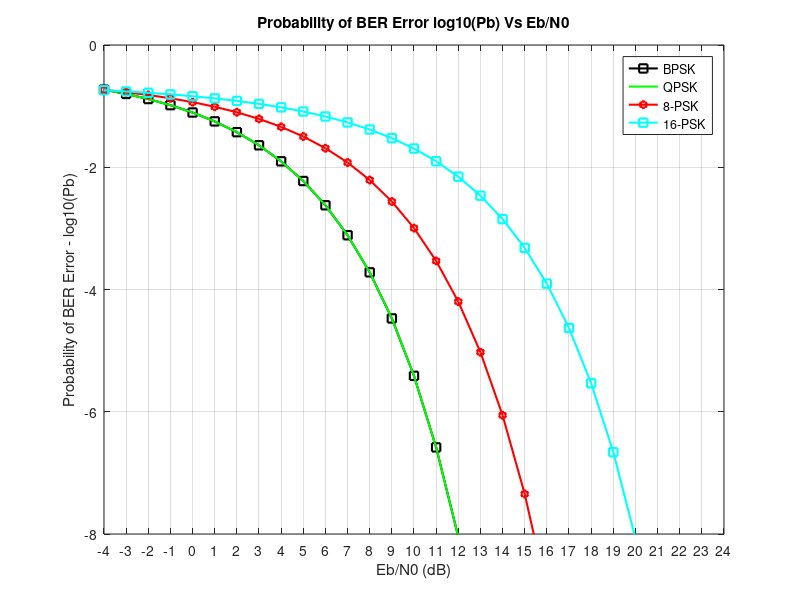

MATLAB code for this plot:
% performance comparison of BPSK, QPSK, 8-PSK and 16-PSK
clc;
close all;

SNRdB=-4:1:24;                                      % SNRdB ranging from -4 to 24
SNR=10.^(SNRdB/10);
colors={'k-s','g','r-h','c-s'};
index=1;                                            % for keeping track of colors
 
% BPSK
BPSK = 0.5*erfc(sqrt(SNR));                                    % BPSK formula using matlab error function erfc for AWGN channel
plotHandle=plot(SNRdB,log10(BPSK),char(colors(index)));        % define plotHandle
set(plotHandle,'LineWidth',1.5);
hold on;
 
index=index+1;
 
% M-PSK
m=2:1:4;                                            % m = [2 3 4]
M=2.^m;                                             % M = [4 8 16]
for i=M
    k=log2(i);
    berErr = 1/k*erfc(sqrt(SNR*k)*sin(pi/i));                   % formula for bit error rate AWGN channel for M-PSK using general formula
    plotHandle=plot(SNRdB,log10(berErr),char(colors(index)));
    set(plotHandle,'LineWidth',1.5);
    index=index+1;
end

% plot start

legend('BPSK','QPSK','8-PSK','16-PSK');                         % Settings legends                  

axis([-4 24 -8 0]);                                             % Setting axis
set(gca,'XTick',-4:1:24);                                            
ylabel('Probability of BER Error - log10(Pb)');                 % Y and X label
xlabel('Eb/N0 (dB)');

title('Probability of BER Error log10(Pb) Vs Eb/N0');           % Graph title
grid on;
